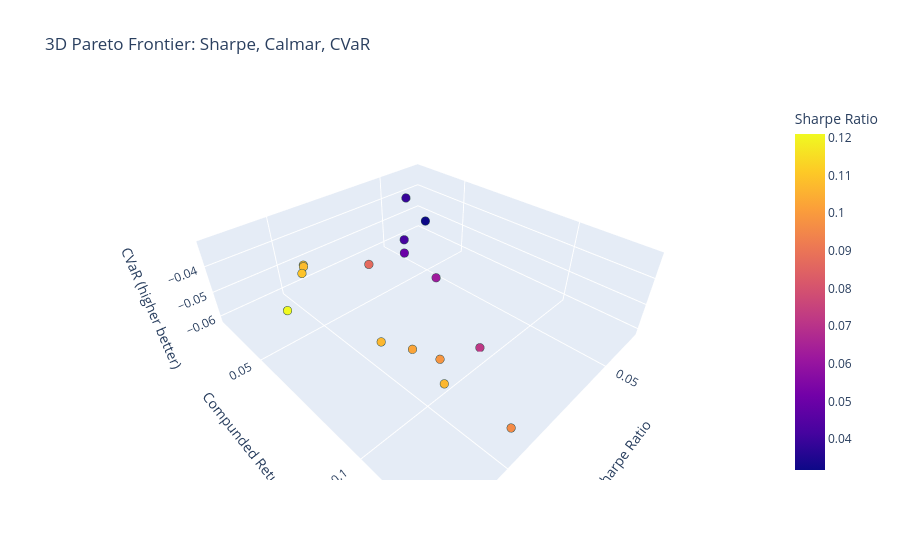

Here is the notebook cell this chart was saved with:
### Code cell
fig = px.scatter_3d(
    all_avg_perf,
    x='sharpe',
    y='compunded_return',
    z='cvar',
    hover_name=all_avg_perf.index,
    color='sharpe',                # color by Sharpe (or any metric)
    title='3D Pareto Frontier: Sharpe, Calmar, CVaR',
    labels={
        'sharpe': 'Sharpe Ratio',
        'compunded_return': 'Compunded Return',
        'cvar': 'CVaR (higher better)'
    }
)

# Update marker size and appearance
fig.update_traces(marker=dict(size=5, line=dict(width=1, color='DarkSlateGrey')))

# Optional: add a plane or highlight the Pareto frontier (more complex)
# For simplicity, just show the points.

fig.show()

### Figure 1 — Plotly figure (JSON) as saved in the notebook; plotly's stock layout.template omitted (floating-point values rounded to 4 significant figures)
{"data": [{"hovertemplate": "<b>%{hovertext}</b><br><br>Sharpe Ratio=%{marker.color}<br>Compunded Return=%{y}<br>CVaR (higher better)=%{z}<extra></extra>", "hovertext": ["TemporalTransformer-custom_loss_6", "TemporalTransformer-custom_loss_10", "TemporalTransformer-custom_loss_11", "TemporalTransformer-custom_loss_12", "PatchTST-custom_loss_6", "PatchTST-custom_loss_10", "PatchTST-custom_loss_11", "PatchTST-custom_loss_12", "BaseLSTM-custom_loss_6", "BaseLSTM-custom_loss_10", "BaseLSTM-custom_loss_11", "BaseLSTM-custom_loss_12", "AttentionLSTM-custom_loss_6", "AttentionLSTM-custom_loss_10", "AttentionLSTM-custom_loss_11", "AttentionLSTM-custom_loss_12"], "legendgroup": "", "marker": {"color": [0.09606, 0.04183, 0.0623, 0.0318, 0.09847, 0.1067, 0.1067, 0.0498, 0.1076, 0.03912, 0.08678, 0.1074, 0.1022, 0.1095, 0.121, 0.0717], "coloraxis": "coloraxis", "line": {"color": "DarkSlateGrey", "width": 1}, "size": 5, "symbol": "circle"}, "mode": "markers", "name": "", "scene": "scene", "showlegend": false, "type": "scatter3d", "x": [0.09606, 0.04183, 0.0623, 0.0318, 0.09847, 0.1067, 0.1067, 0.0498, 0.1076, 0.03912, 0.08678, 0.1074, 0.1022, 0.1095, 0.121, 0.0717], "y": [0.1245, 0.02757, 0.06673, 0.0308, 0.1028, 0.08964, 0.1119, 0.0363, 0.0574, 0.02647, 0.06047, 0.057, 0.09657, 0.05949, 0.07045, 0.09545], "z": [-0.05334, -0.06069, -0.05274, -0.05393, -0.04359, -0.04084, -0.0395, -0.0605, -0.03196, -0.04205, -0.03905, -0.03174, -0.04181, -0.0324, -0.03334, -0.06169]}], "layout": {"coloraxis": {"colorbar": {"title": {"text": "Sharpe Ratio"}}, "colorscale": [[0, "#0d0887"], [0.1111, "#46039f"], [0.2222, "#7201a8"], [0.3333, "#9c179e"], [0.4444, "#bd3786"], [0.5556, "#d8576b"], [0.6667, "#ed7953"], [0.7778, "#fb9f3a"], [0.8889, "#fdca26"], [1, "#f0f921"]]}, "legend": {"tracegroupgap": 0}, "scene": {"domain": {"x": [0, 1], "y": [0, 1]}, "xaxis": {"title": {"text": "Sharpe Ratio"}}, "yaxis": {"title": {"text": "Compunded Return"}}, "zaxis": {"title": {"text": "CVaR (higher better)"}}}, "title": {"text": "3D Pareto Frontier: Sharpe, Calmar, CVaR"}}}
